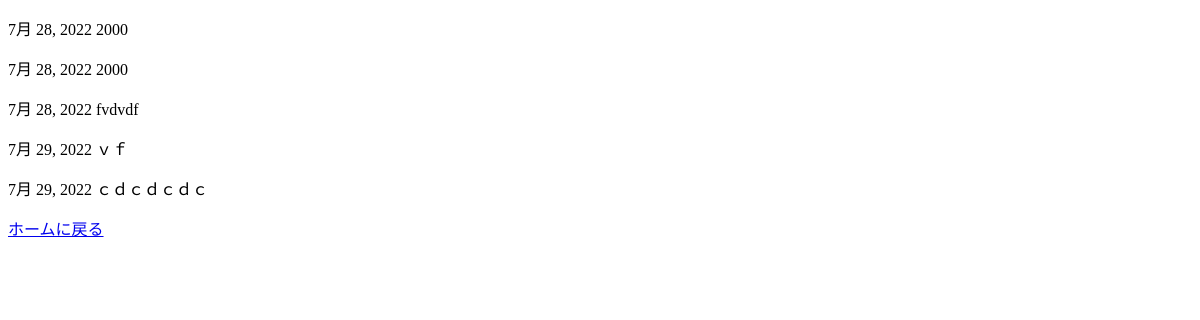
Page /post/list/ on the earlier database version.
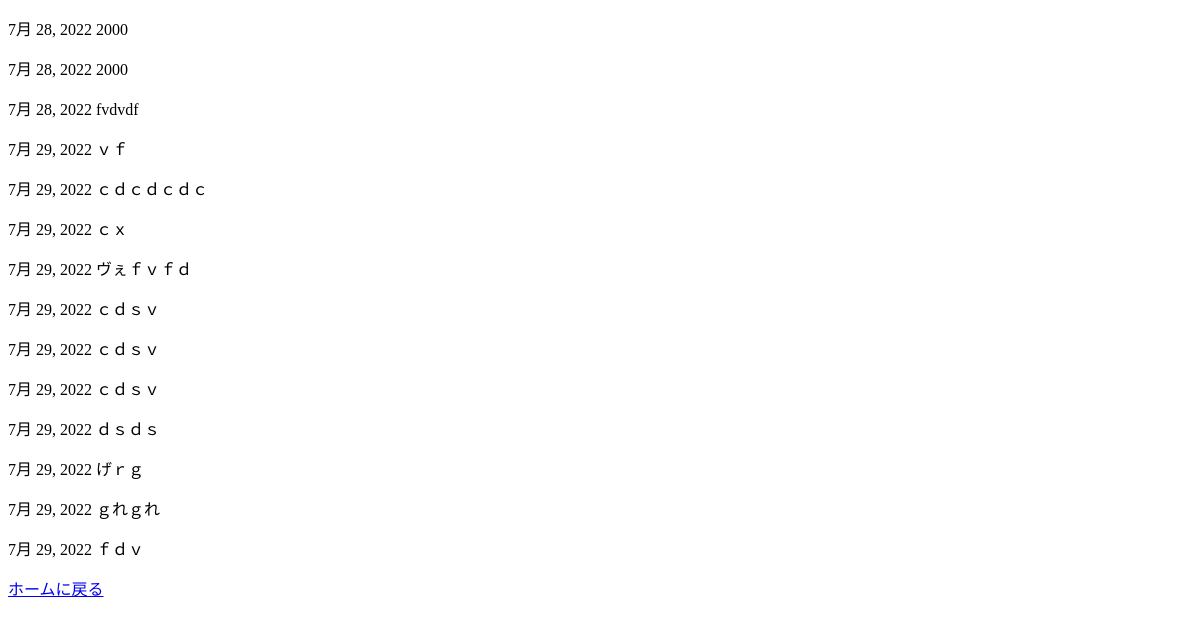
Same page on the later database version.
### enechanapp/models.py (models this page shows)
class Post(models.Model):
    id = models.UUIDField(primary_key=True, default=uuid.uuid4, editable = False)
    date = date = models.DateField(verbose_name='日付', default=timezone.now)
    text = models.CharField(verbose_name='電気代', max_length=10)

### enechanapp/views.py (the view)
# urls.py: path('post/list/', views.PostListView.as_view(), name='post_list'),
class PostListView(ListView):
    template_name = 'post_list.html'
    model = models.Post

### templates/post_list.html (shortened to what this page needs)
<!DOCTYPE html>
<html lang="en">
<head>
</head>
<body>
{% for object  in post_list %}
<p>
    {{ object.date }}
    {{ object.text}}
</p>
{% endfor %}
<a href="{% url 'normal' %}">ホームに戻る</a>
</body>
</html>

Differences in the rows shown:
added Post: date "7月 29, 2022", text "ｃｘ"
added Post: date "7月 29, 2022", text "ヴぇｆｖｆｄ"
added Post: date "7月 29, 2022", text "ｃｄｓｖ"
added Post: date "7月 29, 2022", text "ｃｄｓｖ"
added Post: date "7月 29, 2022", text "ｃｄｓｖ"
added Post: date "7月 29, 2022", text "ｄｓｄｓ"
added Post: date "7月 29, 2022", text "げｒｇ"
added Post: date "7月 29, 2022", text "ｇれｇれ"
added Post: date "7月 29, 2022", text "ｆｄｖ"
